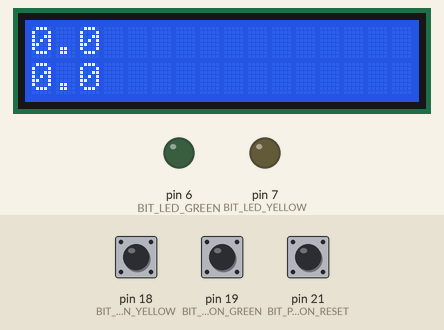
Recording of a sketch running on a simulated Arduino Mega 2560, built with avr-gcc and run on an emulated ATmega2560. On the bench: 16×2 character LCD, output pins drawn as LEDs (lit = HIGH). The test bench sets the inputs (shaded band); at power-on: pin 19 (BIT_PUSHBUTTON_GREEN) HIGH, pin 18 (BIT_PUSHBUTTON_YELLOW) HIGH, pin 21 (BIT_PUSHBUTTON_RESET) HIGH.

Above: at 1.2 s.
1.3 s: pin 19 (BIT_PUSHBUTTON_GREEN) pulled LOW for 0.15 s
At 1.37 s:
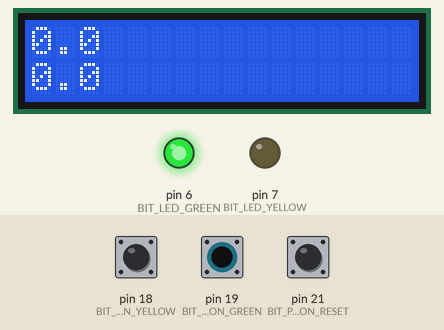
2.0 s: pin 18 (BIT_PUSHBUTTON_YELLOW) pulled LOW for 0.15 s
At 2.07 s:
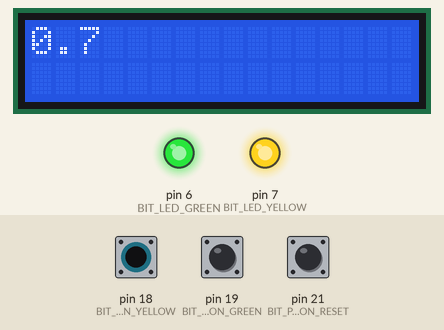
2.7 s: pin 19 (BIT_PUSHBUTTON_GREEN) pulled LOW for 1 s
At 3.1 s:
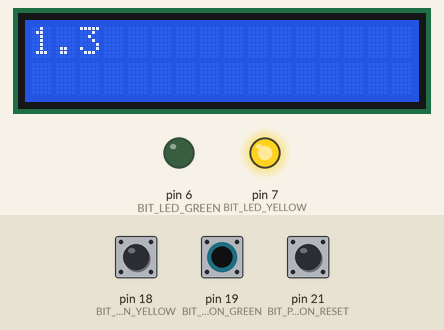
5.2 s: pin 18 (BIT_PUSHBUTTON_YELLOW) pulled LOW for 1 s
At 6.2 s:
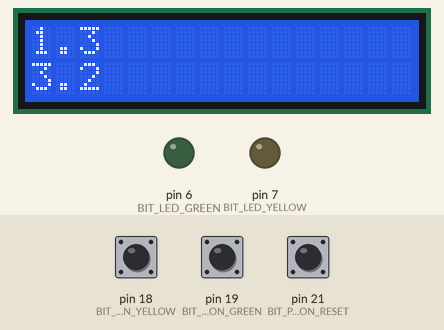
Timing chart, 0 to 8.2 s (numbered marks = the images above; inputs shaded):
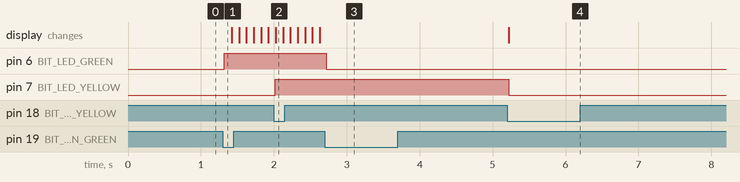

The sketch:

Two_Timers.ino
```cpp
// include the library code:
#include <LiquidCrystal.h>

// LCD
LiquidCrystal lcd(13, 12, 11, 10, 9, 8);
#define LINE_1 0
#define LINE_2 1

// Timing planning
// Green Timer to have interrupts every 0.001 seconds via Timer 2
// Plan: Set TIMSK2 to have OCIE2A high - enable Timer 2 int
// Prescaller options: (must be less than 255 since Timer 2 is 8-bit)
// 1 -->    0.001 / (1/16000000) --> 16000 ticks for 0.001 seconds
// 8 -->    0.001 / (8/16000000) --> 2000 ticks for 0.001 seconds
// 32 -->   0.001 / (32/16000000) --> 500 ticks for 0.001 seconds
// 64 -->   0.001 / (64/16000000) --> 250 ticks for 0.001 seconds  -- Use this one!
// 128 -->  0.001 / (128/16000000) --> 125 ticks for 0.001 seconds
// 256 -->  0.001 / (256/16000000) --> 62.5 ticks for 0.001 seconds
// 1024 --> 0.001 / (1024/16000000) --> 31.25 ticks for 0.001 seconds
#define TIMER_2_START 0
#define TIMER_2_END 250

// Yellow Timer to have interrupts every 0.1 seconds via Timer 1
// Plan: Set TIMSK1 to have OCIE1A high - enable Timer 1 int
// Prescaller options: (must be less than 65535 since Timer 1 is 16-bit)
// Prescaller options: (must be less than 255 since Timer 2 is 8-bit)
// 1 -->    0.1 / (1/16000000) --> 1600000 ticks for 0.001 seconds
// 8 -->    0.1 / (8/16000000) --> 200000 ticks for 0.001 seconds
// 64 -->   0.1 / (64/16000000) --> 25000 ticks for 0.001 seconds  -- Use this one!
// 256 -->  0.1 / (256/16000000) --> 6250 ticks for 0.001 seconds
// 1024 --> 0.1 / (1024/16000000) --> 1562.5 ticks for 0.001 seconds
#define TIMER_1_START 0
#define TIMER_1_END 25000

// Mega

// Green Button on PD2 (INT2)
#define REG_DDR_PUSHBUTTON_GREEN DDRD
#define REG_PORT_PUSHBUTTON_GREEN PORTD
#define REG_PIN_PUSHBUTTON_GREEN PIND
#define BIT_PUSHBUTTON_GREEN 2

// Yellow Button on PD3 (INT3)
#define REG_DDR_PUSHBUTTON_YELLOW DDRD
#define REG_PORT_PUSHBUTTON_YELLOW PORTD
#define REG_PIN_PUSHBUTTON_YELLOW PIND
#define BIT_PUSHBUTTON_YELLOW 3

// Reset Button on PD0 (INT0)
#define REG_DDR_PUSHBUTTON_RESET DDRD
#define REG_PORT_PUSHBUTTON_RESET PORTD
#define REG_PIN_PUSHBUTTON_RESET PIND
#define BIT_PUSHBUTTON_RESET 0

// Green LED on PH3
#define REG_DDR_LED_GREEN DDRH
#define REG_PORT_LED_GREEN PORTH
#define REG_PIN_LED_GREEN PINH
#define BIT_LED_GREEN 3

// Yellow LED on PH4
#define REG_DDR_LED_YELLOW DDRH
#define REG_PORT_LED_YELLOW PORTH
#define REG_PIN_LED_YELLOW PINH
#define BIT_LED_YELLOW 4

// Use Timer 2 (green timer) with a 0.001 interrupts
bool isGreenTimerRunning = false;
volatile uint16_t greenCounterMilliSec = 0;

// Use Timer 1 (yellow timer) with a 0.1 interrupts
bool isYellowTimerRunning = false;
volatile uint16_t yellowCounterTenthSec = 0;

// Delay variables
#define DEBOUNCE_TIME_MS 20
volatile uint16_t delayCounter = 0;

/*** Interrupt Flags ***/
volatile uint8_t mainEventFlags = 0;
#define FLAG_PUSHBUTTON_GREEN 0x01
#define FLAG_PUSHBUTTON_YELLOW 0x02

void setup() {
  lcd.begin(16, 2);
  cli();

  // Pins as inputs
  REG_DDR_PUSHBUTTON_GREEN &= ~_BV(BIT_PUSHBUTTON_GREEN);
  REG_DDR_PUSHBUTTON_YELLOW &= ~_BV(BIT_PUSHBUTTON_YELLOW);
  REG_DDR_PUSHBUTTON_RESET &= ~_BV(BIT_PUSHBUTTON_RESET);

  // Enable pull up resistors
  REG_PORT_PUSHBUTTON_GREEN |= _BV(BIT_PUSHBUTTON_GREEN);
  REG_PORT_PUSHBUTTON_YELLOW |= _BV(BIT_PUSHBUTTON_YELLOW);
  REG_PORT_PUSHBUTTON_RESET |= _BV(BIT_PUSHBUTTON_RESET);

  // Set up LEDs
  REG_DDR_LED_YELLOW |= _BV(BIT_LED_YELLOW);
  REG_DDR_LED_GREEN |= _BV(BIT_LED_GREEN);

  // Setup the interrupt

  // Mega - 3 interrupts
  EICRA |= _BV(ISC01); // Part of FALL edge setup (set HIGH)
  EICRA &= ~ _BV(ISC00); // Part of FALL edge setup (set LOW)
  EIMSK |= _BV(INT0); // Turns on INT0 the external interrupt

  EICRA |= _BV(ISC21); // Part of FALL edge setup (set HIGH)
  EICRA &= ~ _BV(ISC20); // Part of FALL edge setup (set LOW)
  EIMSK |= _BV(INT2); // Turns on INT2 the external interrupt

  EICRA |= _BV(ISC31); // Part of FALL edge setup (set HIGH)
  EICRA &= ~ _BV(ISC30); // Part of FALL edge setup (set LOW)
  EIMSK |= _BV(INT3); // Turns on INT3 the external interrupt

  // Timer 2 interrupt setup
  TCCR2A = 0; // Clear things that Arduino did
  // Prescaller of 64
  TCCR2B |= _BV(CS22);
  TCCR2B &= ~_BV(CS21);
  TCCR2B &= ~_BV(CS20);
  TCNT2 = TIMER_2_START;
  OCR2A = TIMER_2_END;
  TIMSK2 |= _BV(OCIE2A);

  // Timer 1 interrupt setup
  TCCR1A = 0; // Clear things that Arduino did
  // Prescaller of 64
  TCCR1B &= ~_BV(CS12);
  TCCR1B |= _BV(CS11);
  TCCR1B |= _BV(CS10);
  TCNT1 = TIMER_1_START;
  OCR1A = TIMER_1_END;
  TIMSK1 |= _BV(OCIE1A);

  sei(); // Turn on interrupts! Do this last
}

void loop() {
  updateLCD();

  if (mainEventFlags & FLAG_PUSHBUTTON_GREEN) {
    blockingDelay(DEBOUNCE_TIME_MS);
    mainEventFlags &= ~FLAG_PUSHBUTTON_GREEN;
    if (bit_is_clear(REG_PIN_PUSHBUTTON_GREEN, BIT_PUSHBUTTON_GREEN)) {
    // Toggle the LED and the running or not of the timer
      isGreenTimerRunning = !isGreenTimerRunning;
      REG_PORT_LED_GREEN ^= _BV(BIT_LED_GREEN);
    }
  }
  if (mainEventFlags & FLAG_PUSHBUTTON_YELLOW) {
    blockingDelay(DEBOUNCE_TIME_MS);
    mainEventFlags &= ~FLAG_PUSHBUTTON_YELLOW;
    if (bit_is_clear(REG_PIN_PUSHBUTTON_YELLOW, BIT_PUSHBUTTON_YELLOW)) {
      // Toggle the LED and the running or not of the timer
      isYellowTimerRunning = !isYellowTimerRunning;
      REG_PORT_LED_YELLOW ^= _BV(BIT_LED_YELLOW);
    }
  }
}

void updateLCD() {
  lcd.setCursor(0, LINE_1);
  uint8_t greenSeconds = greenCounterMilliSec / 1000;
  uint8_t greenTenthSec = (greenCounterMilliSec / 100) % 10;
  lcd.print(greenSeconds);
  lcd.print(".");
  lcd.print(greenTenthSec);
  lcd.print("  ");

  lcd.setCursor(0, LINE_2);

  if (isYellowTimerRunning) {
    lcd.print("      ");
  } else {
      uint8_t yellowSeconds = yellowCounterTenthSec / 10;
      uint8_t yellowTenthSec = yellowCounterTenthSec % 10;
      lcd.print(yellowSeconds);
      lcd.print(".");
      lcd.print(yellowTenthSec);
      lcd.print("  ");
  }
}

void blockingDelay(uint16_t delayMs) {
  delayCounter = delayMs;
  while (delayCounter > 0) {
    // Do nothing!
  }
}

// Mega - Reset Button
ISR(INT0_vect) {
  REG_PORT_LED_GREEN &= ~_BV(BIT_LED_GREEN);
  REG_PORT_LED_YELLOW &= ~_BV(BIT_LED_YELLOW);

  isGreenTimerRunning = false;
  greenCounterMilliSec = 0;

  isYellowTimerRunning = false;
  yellowCounterTenthSec = 0;
}
// Mega - Green Button
ISR(INT2_vect) {
  mainEventFlags |= FLAG_PUSHBUTTON_GREEN;
}
// Mega - Yellow Button
ISR(INT3_vect) {
  mainEventFlags |= FLAG_PUSHBUTTON_YELLOW;
}

// Timer stuff
ISR(TIMER1_COMPA_vect) {
  TCNT1 = TIMER_1_START;
  if (isYellowTimerRunning) {
    yellowCounterTenthSec++;
  }
  if (delayCounter > 0) {
    delayCounter--;
  }
}
ISR(TIMER2_COMPA_vect) {
  TCNT2 = TIMER_2_START;
  if (isGreenTimerRunning) {
    greenCounterMilliSec++;
  }
  if (delayCounter > 0) {
    delayCounter--;
  }
}
```

Measured:
- after the input at 1.3 s, pin 6 (BIT_LED_GREEN): LOW → HIGH at once
- after the input at 2.0 s, pin 7 (BIT_LED_YELLOW): LOW → HIGH at once
- after the input at 2.7 s, pin 6 (BIT_LED_GREEN): HIGH → LOW at once
- after the input at 5.2 s, pin 7 (BIT_LED_YELLOW): HIGH → LOW at once; the display: changes at once (image 4)
